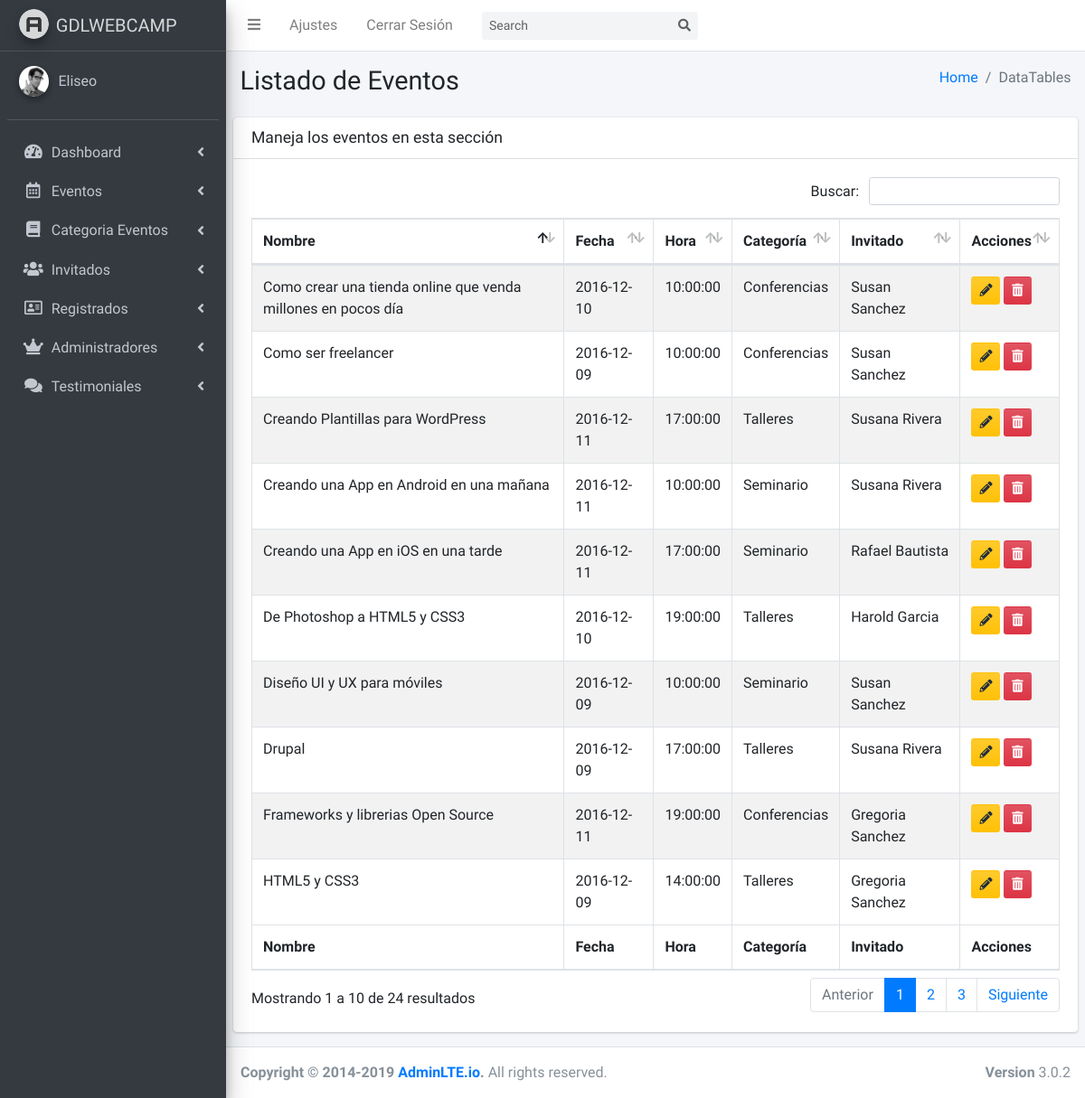
The app's page /admin/pages/examples/lista-evento.php (signed in) with its own data.
### tables this page shows
CREATE TABLE `eventos` (
  `evento_id` tinyint(10) NOT NULL,
  `nombre_evento` varchar(60) NOT NULL,
  `fecha_evento` date NOT NULL,
  `hora_evento` time NOT NULL,
  `id_cat_evento` tinyint(10) NOT NULL,
  `id_inv` tinyint(4) NOT NULL,
  `clave` varchar(10) NOT NULL,
  `editado` datetime NOT NULL
);

CREATE TABLE `categoria_evento` (
  `id_categoria` tinyint(10) NOT NULL,
  `cat_evento` varchar(50) NOT NULL,
  `icono` varchar(15) NOT NULL,
  `editado` datetime NOT NULL
);

CREATE TABLE `invitados` (
  `invitado_id` tinyint(4) NOT NULL,
  `nombre_invitado` varchar(30) NOT NULL,
  `apellido_invitado` varchar(30) NOT NULL,
  `descripcion` text NOT NULL,
  `url_imagen` varchar(50) NOT NULL
);

### admin/pages/examples/lista-evento.php (the view, shortened to what this page needs)
<?php
include 'funciones/funciones.php';
include 'templates/header.php';
include 'templates/barra-superior.php';
include 'templates/navegacion-lateral.php';
?>
<div class="content-wrapper">
<section class="content-header">
    <div class="container-fluid">
    <div class="row mb-2">
        <div class="col-sm-6">
        <h1>Listado de Eventos</h1>
        </div>
        <div class="col-sm-6">
        <ol class="breadcrumb float-sm-right">
            <li class="breadcrumb-item"><a href="#">Home</a></li>
            <li class="breadcrumb-item active">DataTables</li>
        </ol>
        </div>
    </div>
    </div>
</section>
<section class="content">
    <div class="row">
    <div class="col-12">
        <div class="card">
        <div class="card-header">
            <h3 class="card-title">Maneja los eventos en esta sección</h3>
        </div>
        <div class="card-body">
            <table id="registros" class="table table-bordered table-striped">
            <thead>
            <tr>
                <th>Nombre</th>
                <th>Fecha</th>
                <th>Hora</th>
                <th>Categoría</th>
                <th>Invitado</th>
                <th>Acciones</th>
            </tr>
            </thead>
            <tbody>
                <?php
                try {
                $sql = "SELECT evento_id, nombre_evento, fecha_evento, hora_evento, cat_evento, nombre_invitado, apellido_invitado ";
                $sql .= " FROM eventos ";
                $sql .= " INNER JOIN categoria_evento ";
                $sql .= " ON eventos.id_cat_evento=categoria_evento.id_categoria ";
                $sql .= " INNER JOIN invitados ";
                $sql .= " ON eventos.id_inv=invitados.invitado_id ";
                $sql .= " ORDER BY evento_id ";
                $resultado = $conn->query($sql);
                } catch (Exception $e) {
                $error = $e->getMessage();
                echo $error;
                }
                while($eventos = $resultado->fetch_assoc()) { ?>
                    <tr>
                        <td><?php echo $eventos['nombre_evento']; ?></td>
                        <td><?php echo $eventos['fecha_evento']; ?></td>
                        <td><?php echo $eventos['hora_evento']; ?></td>
                        <td><?php echo $eventos['cat_evento']; ?></td>
                        <td><?php echo $eventos['nombre_invitado'] . " " . $eventos['apellido_invitado']; ?></td>
                        <td>
                        <a href="editar-evento.php?id=<?php echo $eventos['evento_id']; ?>" class="btn bg-gradient-warning btn-sm margin">
                        <i class="fas fa-pencil-alt"></i>
                        </a>
                        <a href="#" data-id="<?php echo $eventos['evento_id']; ?>" data-tipo="evento" class="btn bg-gradient-danger btn-sm borrar_registro">
                        <i class="fas fa-trash-alt"></i>
                        </a>
                        </td>
                    </tr>
                    <?php } ?>
            </tbody>
            <tfoot>
            <tr>
                <th>Nombre</th>
                <th>Fecha</th>
                <th>Hora</th>
                <th>Categoría</th>
                <th>Invitado</th>
                <th>Acciones</th>
            </tr>
            </tfoot>
            </table>
        </div>
        </div>
    </div>
    </div>
</section>
</div>
<?php
include 'templates/footer.php';
?>

### records on screen
eventos: nombre_evento "HTML5 y CSS3", fecha_evento "2016-12-09", hora_evento "14:00:00", id_cat_evento.cat_evento "Talleres", id_inv.nombre_invitado "Gregoria", id_inv.apellido_invitado "Sanchez"
eventos: nombre_evento "Drupal", fecha_evento "2016-12-09", hora_evento "17:00:00", id_cat_evento.cat_evento "Talleres", id_inv.nombre_invitado "Susana", id_inv.apellido_invitado "Rivera"
eventos: nombre_evento "Como ser freelancer", fecha_evento "2016-12-09", hora_evento "10:00:00", id_cat_evento.cat_evento "Conferencias", id_inv.nombre_invitado "Susan", id_inv.apellido_invitado "Sanchez"
eventos: nombre_evento "Diseño UI y UX para móviles", fecha_evento "2016-12-09", hora_evento "10:00:00", id_cat_evento.cat_evento "Seminario", id_inv.nombre_invitado "Susan", id_inv.apellido_invitado "Sanchez"
eventos: nombre_evento "De Photoshop a HTML5 y CSS3", fecha_evento "2016-12-10", hora_evento "19:00:00", id_cat_evento.cat_evento "Talleres", id_inv.nombre_invitado "Harold", id_inv.apellido_invitado "Garcia"
eventos: nombre_evento "Como crear una tienda online que venda millones en pocos día", fecha_evento "2016-12-10", hora_evento "10:00:00", id_cat_evento.cat_evento "Conferencias", id_inv.nombre_invitado "Susan", id_inv.apellido_invitado "Sanchez"
eventos: nombre_evento "Creando Plantillas para WordPress", fecha_evento "2016-12-11", hora_evento "17:00:00", id_cat_evento.cat_evento "Talleres", id_inv.nombre_invitado "Susana", id_inv.apellido_invitado "Rivera"
eventos: nombre_evento "Frameworks y librerias Open Source", fecha_evento "2016-12-11", hora_evento "19:00:00", id_cat_evento.cat_evento "Conferencias", id_inv.nombre_invitado "Gregoria", id_inv.apellido_invitado "Sanchez"
eventos: nombre_evento "Creando una App en Android en una mañana", fecha_evento "2016-12-11", hora_evento "10:00:00", id_cat_evento.cat_evento "Seminario", id_inv.nombre_invitado "Susana", id_inv.apellido_invitado "Rivera"
eventos: nombre_evento "Creando una App en iOS en una tarde", fecha_evento "2016-12-11", hora_evento "17:00:00", id_cat_evento.cat_evento "Seminario", id_inv.nombre_invitado "Rafael", id_inv.apellido_invitado "Bautista"

### other values on screen
$_SESSION['nombre'] "Eliseo"
